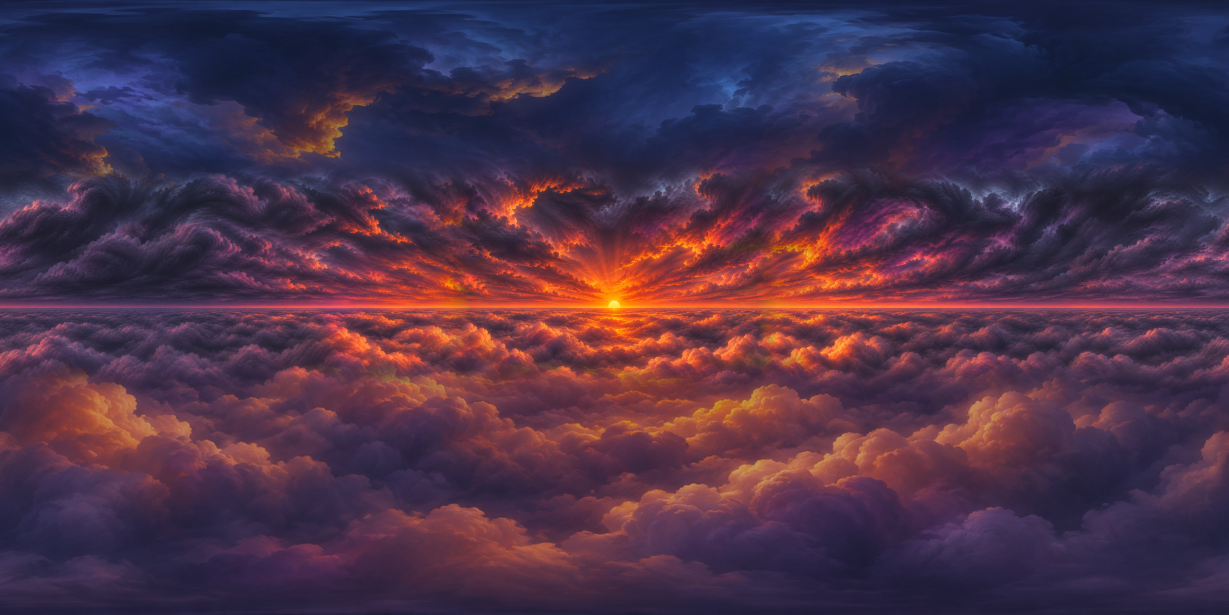
#> input picture Assets/_Project/Art/SkyPanorama.jpg, 6144 x 3072 px (shown at 1/5 size)
$ python -i stitch_sky.py   (imports and definitions only)
#> lines starting #> are read from the running program, lines starting #| are printed output that depends on the picture
"""
Сшивает панораму неба из 4 кусков по 90° (ChatGPT) в equirectangular 2:1 для Skybox/Panoramic.

    python3 tools/stitch_sky.py p1.png p2.png p3.png p4.png --base old_panorama.png --out Assets/_Project/Art/SkyPanorama.jpg

Куски идут слева направо, p1 — с солнцем в центре (в игре это направление +X, туда же светит свет).
Горизонт каждого куска ищется автоматически и ставится на середину высоты. Стыки: перекрытие с плавным
переходом + выравнивание яркости по обе стороны шва. Выше нарисованного неба — продолжение с затемнением к зениту,
ниже — продолжение моря облаков.
"""
import argparse
import numpy as np
import cv2
from PIL import Image

W, H = 6144, 3072
PPD = W / 360.0          # пикселей на градус
OVER = 96                # перекрытие на стыке (px)
STRETCH = 1.35           # вертикальное растяжение нарисованной части (небо уходит выше)


def horizon(a):
    lum = a.mean(2).mean(1)
    h = a.shape[0]
    r0, r1 = int(h * 0.5), int(h * 0.75)
    return r0 + int(np.argmax(lum[r0:r1]))


def piece(path):
#> called with path = '../Assets/_Project/Art/SkyPanorama.jpg'
    a = np.asarray(Image.open(path).convert('RGB')).astype(np.float32)
    hz = horizon(a)
#> in horizon, `lum = a.mean(2).mean(1)`: lum = 3072 values, max 141.9 at index 1536, min 41.79 at index 0, mean 66.41
#> hz = 1536
    w = int(round(90 * PPD)) + OVER
    sx = w / a.shape[1]
#> sx = 0.266
    sy = sx * STRETCH
#> sy = 0.359
    top = cv2.resize(a[:hz], (w, int(round(hz * sy))), interpolation=cv2.INTER_LANCZOS4)
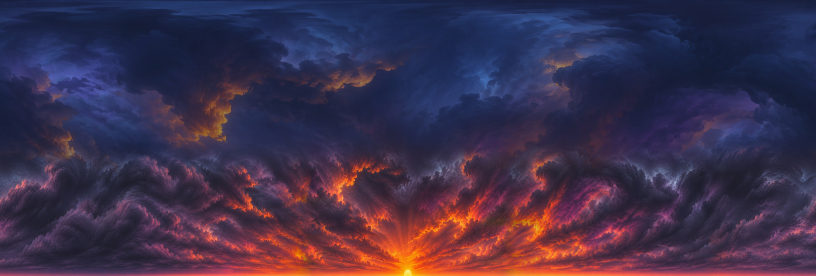
#> top: shape (551, 1632, 3) float32 (shown at 1/2 size); mean R, G, B 62.3, 47.4, 75.3; drawn with min black and max white
    bot = cv2.resize(a[hz:], (w, int(round((a.shape[0] - hz) * sy))), interpolation=cv2.INTER_LANCZOS4)
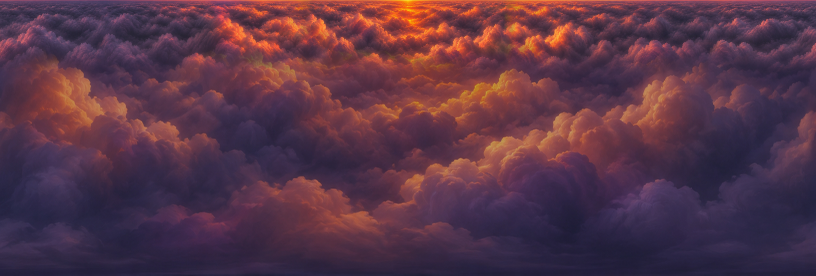
#> bot: shape (551, 1632, 3) float32 (shown at 1/2 size); mean R, G, B 88.8, 52.9, 71.7; drawn with min black and max white
    return top, bot


# [94 lines left out: functions extend_up, extend_down, main, not called in this run]


# [2 lines not run here, left out]

>>> result = piece('../Assets/_Project/Art/SkyPanorama.jpg')
